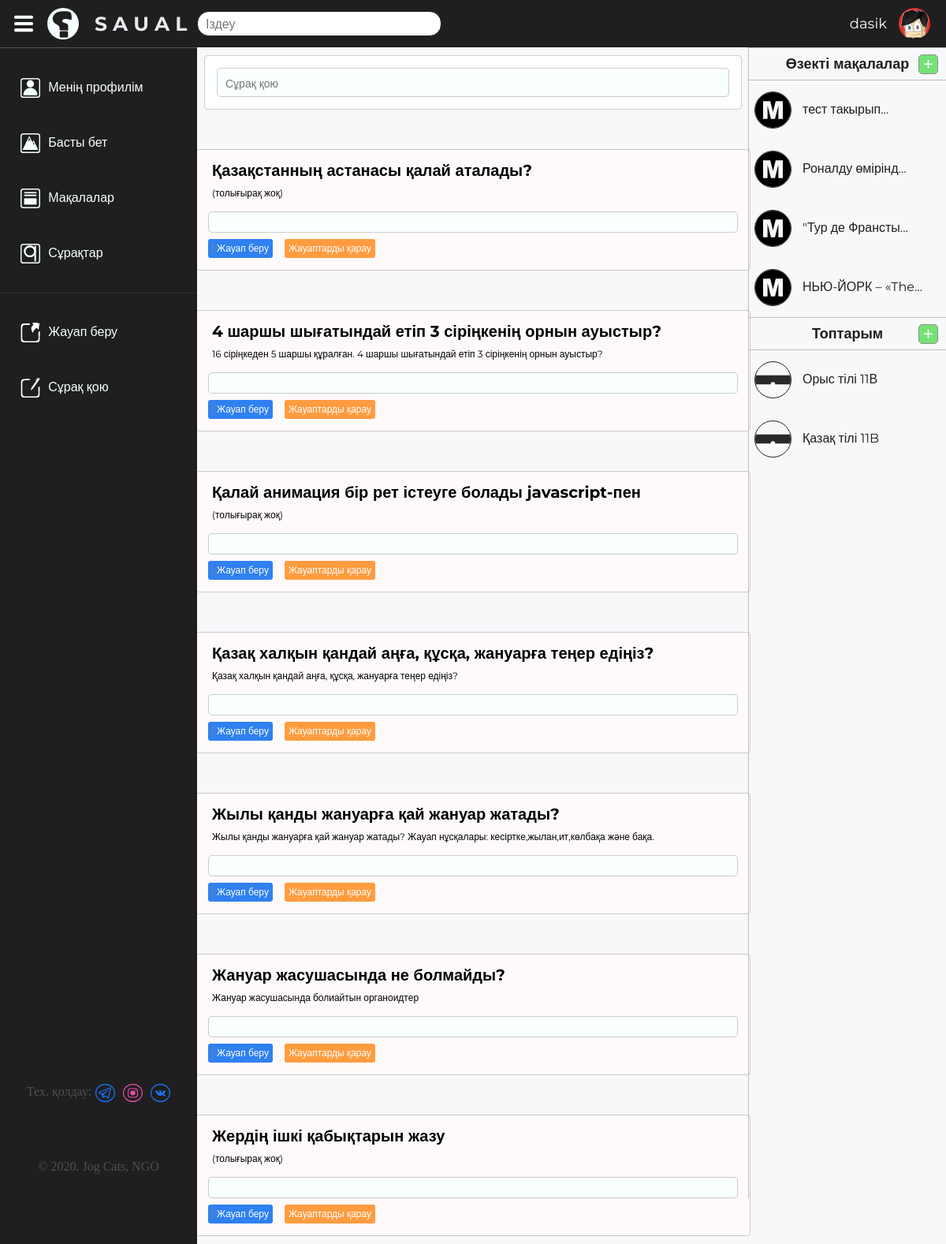
The page /questions/ (signed in) on the database its author committed.
### data/users.py (models this page shows, shortened)
class User(SqlAlchemyBase, UserMixin, SerializerMixin):
    __tablename__ = 'users'
    id = sqlalchemy.Column(sqlalchemy.Integer, primary_key=True, nullable=False)
    generated_id = sqlalchemy.Column(sqlalchemy.String(8), unique=True)
    email = sqlalchemy.Column(sqlalchemy.String(255), nullable=False, unique=True)
    username = sqlalchemy.Column(sqlalchemy.String(35), nullable=False, unique=True)
    password = sqlalchemy.Column(sqlalchemy.String(255), nullable=False)
    created_date = sqlalchemy.Column(sqlalchemy.DateTime,
                                     default=datetime.datetime.now)
    admin = sqlalchemy.Column(sqlalchemy.Boolean, nullable=False, default=False)
    rep = orm.relation("Replies", back_populates='user')
    qst = orm.relation("Questions", back_populates='user')
    group_id = sqlalchemy.Column(sqlalchemy.Integer, nullable=True)
    rep_count = sqlalchemy.Column(sqlalchemy.Integer, default=0)

### data/questions.py (models this page shows, shortened)
class Questions(SqlAlchemyBase):
    __tablename__ = 'questions'
    id = sqlalchemy.Column(sqlalchemy.Integer, primary_key=True, nullable=False)
    title = sqlalchemy.Column(sqlalchemy.String(150), nullable=False, unique=False)
    content = sqlalchemy.Column(sqlalchemy.String(2500), nullable=False, unique=False)
    user_id = sqlalchemy.Column(sqlalchemy.Integer,
                                sqlalchemy.ForeignKey("users.id"))
    reply = sqlalchemy.Column(sqlalchemy.Integer, nullable=True)
    generated_id = sqlalchemy.Column(sqlalchemy.String(8), nullable=False, unique=True)
    tags = sqlalchemy.Column(sqlalchemy.String(30))
    user = orm.relation('User')

### data/articles.py (models this page shows, shortened)
class Articles(SqlAlchemyBase):
    __tablename__ = 'articles'
    id = sqlalchemy.Column(sqlalchemy.Integer, primary_key=True, nullable=False)
    title = sqlalchemy.Column(sqlalchemy.String(150), nullable=False, unique=False)
    content = sqlalchemy.Column(sqlalchemy.String(2500), nullable=False, unique=False)
    user_id = sqlalchemy.Column(sqlalchemy.Integer,
                                sqlalchemy.ForeignKey("users.id"))
    generated_id = sqlalchemy.Column(sqlalchemy.String(8), nullable=False, unique=True)
    user = orm.relation('User')

### data/groups.py (models this page shows, shortened)
class Groups(SqlAlchemyBase):
    __tablename__ = 'groups'
    id = sqlalchemy.Column(sqlalchemy.Integer, primary_key=True, nullable=False)
    name = sqlalchemy.Column(sqlalchemy.String(150), nullable=False, unique=False)
    members_count = sqlalchemy.Column(sqlalchemy.Integer, nullable=False, unique=False)
    members = sqlalchemy.Column(sqlalchemy.String, nullable=False)
    team_logo = sqlalchemy.Column(sqlalchemy.String, nullable=True)
    generated_id = sqlalchemy.Column(sqlalchemy.String(8), nullable=False, unique=True)
    description = sqlalchemy.Column(sqlalchemy.String(50))
    user_id = sqlalchemy.Column(sqlalchemy.Integer,
                                sqlalchemy.ForeignKey("users.id"))
    user = orm.relation('User')

### app.py (the view)
@app.route("/questions/", methods=["GET"])
def categories():
    session = db_session.create_session()
    q = session.query(Questions).all()[::-1]
    groups = session.query(Groups).all()[::-1]
    articles = session.query(Articles).all()[::-1]
    my_groups = []
    my_articles = []
    for group in groups:
        if current_user.username in group.members:
            my_groups.append(group)
    for article in articles[:6]:
        my_articles.append(article)
    return render_template("categories.html", questions=q, my_groups=my_groups, articles=my_articles)

### app.py (called while the page is built)
@login_manager.user_loader
def load_user(user_id):
    session = db_session.create_session()
    return session.query(User).get(user_id)

### data/db_session.py (called while the page is built)
def create_session() -> Session:
    global __factory
    return __factory()

### templates/categories.html (shortened to what this page needs)
{% extends 'base.html' %}
{% block main_info %}
<section class="flex-row">
    <section class="main-bar">
        <div class="top-lookfor-questions_box">
            <div class="add_question flex-column">
                <input maxlength="120" onfocus="myFunction()" onkeyup="countChar(this)"
                    class="input_text add_question__input" type="text" id="question-title" name="question__title"
                    placeholder="Сұрақ қою" required>
            </div>
            {% for q in questions %}
            <div class="question" style="margin-top: 50px;">
                <p class="text_montserrat add_question__paragraph-main display-block">
                    {{ q.title }}
                </p>
                <p class="text_montserrat add_question__paragraph add_question__element display-block">
                    {% if q.content == '' %}
                <p class="text_montserrat add_question__paragraph display-block" style="margin-bottom: 0;">
                    (толығырақ
                    жоқ)
                </p>
                {% else %}
                <p class="text_montserrat add_question__paragraph display-block" style="margin-bottom: 0;">
                    {{ q.content }}
                </p>
                {% endif %}
                </p>
                <textarea maxlength="5000" id="ta_{{q.generated_id}}" type="text" name="reply"
                    style="border-radius: 5px" required class="reply__textarea input_text"></textarea>
                <div class="flex-row">
                    <p class="text_montserrat reply_btn" question_id="{{ q.generated_id }}">
                        Жауап беру
                    </p>
                    <p onclick="window.location.href = ('{{q.generated_id}}')" class="text_montserrat replies_btn"
                        question_id="{{ q.generated_id }}">
                        Жауаптарды қарау
                    </p>
                </div>
            </div>
            {% endfor %}
        </div>
    </section>
    <nav class="right-side-bar flex-column_align-items_center" id="right_side_bar_id">
        <h2 class="righ-side-bar__heading text_montserrat text_color_dark-grey">Өзекті мақалалар <button id="add_group_button" style="width: 25px; height: 25px; position: absolute; right: 10px; margin: 0; font-size: 25px; display: flex; align-items: center; justify-content: center; cursor: pointer;" class="button button-submit text_montserrat text_color_light" onclick="window.location.href = '/write_article/'">+</button></h2>
        <ol class="side-bar_list">
            {% for article in articles %}
            <li class="right-side-bar__category-box right__back" onclick="window.location.href = '/articles/{{article.generated_id}}'">
                <img src="../static/images/alphabet-m.svg" alt="" class="right-side-bar__img">
                <div style="width: 70%;">
                    <p class="text_color_dark-grey text_montserrat" style="width: 100%; text-align: left;">{{article.title[:15]}}...</p>
                </div>
            </li>
            {% endfor %}
        </ol>
        <h2 class="righ-side-bar__heading text_montserrat text_color_dark-grey">Топтарым <button id="add_group_button" style="width: 25px; height: 25px; position: absolute; right: 10px; margin: 0; font-size: 25px; display: flex; align-items: center; justify-content: center; cursor: pointer;" class="button button-submit text_montserrat text_color_light" onclick="window.location.href = '/new_group/'">+</button></h2>
        <ol class="side-bar_list">
            {% for group in my_groups %}
            <li class="right-side-bar__category-box right__back" onclick="window.location.href = '/groups/{{group.generated_id}}'">
                <img src="../static/images/profile_banner.svg" alt="" class="right-side-bar__img">
                <div style="width: 70%;">
                    <p class="text_color_dark-grey text_montserrat" style="width: 100%; text-align: left;">{{group.name}}</p>
                </div>
            </li>
            {% endfor %}
        </ol>
    </nav>
    {% endblock %}

### templates/base.html (shortened to what this page needs)
<!DOCTYPE html>
<html lang="kz">
<html lang="ru">
<html lang="en">
<head>
    <link rel="stylesheet" href="{{ url_for('static', filename='styles/normalize.css') }}">
    <link rel="stylesheet" href="{{ url_for('static', filename='styles/style.css') }}">
</head>
<body style="background-color: rgb(246, 248, 250);">
    <nav class="navbar">
        <img src="../static/images/navbar-1.1s-47px.svg" alt="" style="width: 60px; height: 60px; margin: 0; cursor: pointer;" class="menu-bar_anim-" id="navbar_menu_but">
        <div class="logo_link-box logo_place_navbar">
            <a href="/" class="logo__link-text_text-decoration_none navbar__link_mode text_montserrat"><img src="../static/images/logo.svg" class="logo__img" alt="Логотип">S A U A L</a>
        </div>
        <div class="navbar__user-block navbar__user-block_place_navbar">
            <p class="navbar__username text_color_light text_montserrat">{{ current_user.username }}</p>
            <img onclick="show_navbar__user_options()" id="navbar__user-block__img" src="../static/images/test_avatar.jpg" alt="Аватарка пользователя" class="navbar__user-block__img">
        </div>
        <div class="main-search_box">
            <input type="text" class="main-search_input text_color_dark-grey text_montserrat" placeholder="Іздеу">
        </div>
    </nav>
    <nav class="side-bar flex-column_align-items_center" id="side_bar_id">
        <ol class="side-bar_list">
            <li onclick="side_bar_button_click(this.id)" id="profile_btn" name="side_bar_button" class="side-bar__category-box back-question-box">
                <a href="/user_profile/" class="text_montserrat text_color_light side-bar__category-box-link"><img src="../static/images/side-bar_profile-icon.svg" alt="Менің профилім" class="side-bar__icon"> Менің профилім</a>
            </li>
            <li onclick="side_bar_button_click(this.id)" id="main_page_btn" name="side_bar_button" class="side-bar__category-box back-question-box">
                <a href="/" class="text_montserrat text_color_light side-bar__category-box-link"><img src="../static/images/side-bar_top-icon.svg" alt="Басты бет" class="side-bar__icon"> Басты бет</a>
            </li>
            <li onclick="side_bar_button_click(this.id)" id="articles_btn" name="side_bar_button" class="side-bar__category-box back-question-box">
                <a href="/all_articles/" class="text_montserrat text_color_light side-bar__category-box-link"><img src="../static/images/side-bar_lenta-icon.svg" alt="Мақалалар" class="side-bar__icon"> Мақалалар</a>
            </li>
            <li onclick="side_bar_button_click(this.id)" id="questions_btn" name="side_bar_button" class="side-bar__category-box back-question-box">
                <a href="/questions" class="text_montserrat text_color_light side-bar__category-box-link"><img src="../static/images/side-bar_questions-icon.svg" alt="Сұрақтар" class="side-bar__icon"> Сұрақтар</a>
            </li>
            <li onclick="side_bar_button_click(this.id)" id="answer_btn" name="side_bar_button" class="side-bar__category-box back-question-box">
                <a href="/questions" class="text_montserrat text_color_light side-bar__category-box-link"><img src="../static/images/side-bar_answer-icon.svg" alt="Жауап беру" class="side-bar__icon"> Жауап беру</a>
            </li>
            <li onclick="side_bar_button_click(this.id)" id="pose_question_btn" name="side_bar_button" class="side-bar__category-box back-question-box">
                <a href="/questions" class="text_montserrat text_color_light side-bar__category-box-link"><img src="../static/images/side-bar_pose-question-icon.svg" alt="Сұрақ қою" class="side-bar__icon"> Сұрақ қою</a>
            </li>
            <li class="side-bar__social-icons flex-row">
                <p class="text__link_mode" style="margin-right: 5px; padding-bottom: 5px;">Тех. қолдау: </p>
                <a href="https://t.me/nameuser3" target="_blank" class="side-bar__social-icon"><img src="../static/images/telegram_color_white.svg" alt="Телеграм"></a>
                <a href="https://www.instagram.com/jog_cats/" target="_blank" class="side-bar__social-icon"><img src="../static/images/instagram_color_white.svg" alt="Инстаграм"></a>
                <a href="https://vk.com/public198627056" target="_blank" class="side-bar__social-icon"><img src="../static/images/vk_color_white.svg" alt="Вконтакте"></a>
            </li>
            <p style="margin-top: 20px; position: absolute; bottom: 8.5%; color: rgb(79, 79, 79); font-weight: normal;">&copy; 2020. Jog Cats, NGO</p>
        </ol>
    </nav>
    <div class="page">
        {% block main_info %}
        {% endblock %}
    </div>
</body>
</html>

### rows shown on the page
User: username "dasik"
Questions: title "Қазақстанның астанасы қалай аталады?", content "(толығырақ жоқ)"
Questions: title "4 шаршы шығатындай етіп 3 сіріңкенің орнын ауыстыр?", content "16 сіріңкеден 5 шаршы құралған. 4 шаршы шығатындай етіп 3 сіріңкенің орнын ауыстыр?"
Questions: title "Қалай анимация бір рет істеуге болады javascript-пен", content "(толығырақ жоқ)"
Questions: title "Қазақ халқын қандай аңға, құсқа, жануарға теңер едіңіз?", content "Қазақ халқын қандай аңға, құсқа, жануарға теңер едіңіз?"
Questions: title "Жылы қанды жануарға қай жануар жатады?", content "Жылы қанды жануарға қай жануар жатады? Жауап нұсқалары: кесіртке,жылан,ит,көлбақа және бақа."
Questions: title "Жануар жасушасында не болмайды?", content "Жануар жасушасында болиайтын органоидтер"
Questions: title "Жердің ішкі қабықтарын жазу", content "(толығырақ жоқ)"
Articles: title "тест такырып"
Articles: title "Роналду өмірінд"
Articles: title "\"Тур де Франсты"
Articles: title "НЬЮ-ЙОРК – «The"
Groups: name "Орыс тілі 11В"
Groups: name "Қазақ тілі 11B"
